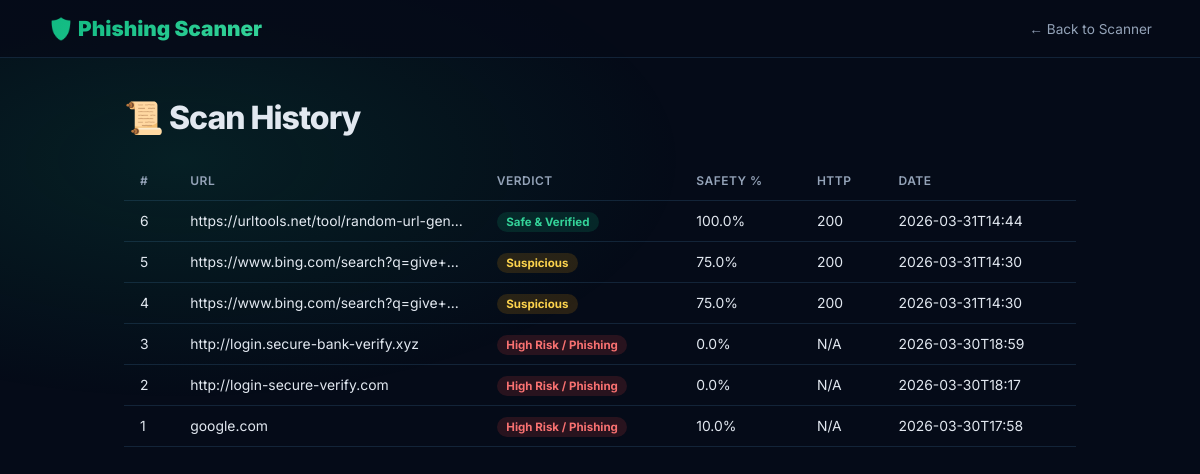
The app's page /phishing/history, older data.
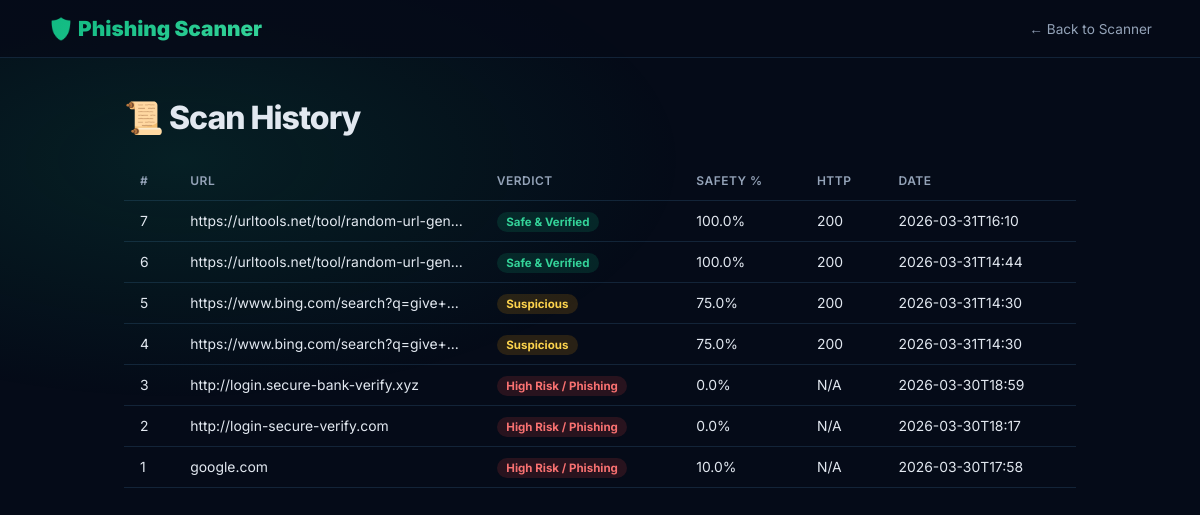
The same page, newer data.
### tables this page shows
CREATE TABLE logs (
                id INTEGER PRIMARY KEY AUTOINCREMENT,
                url TEXT, verdict TEXT, score REAL, safe_percent REAL,
                http_status INTEGER, domain_exists INTEGER, online INTEGER,
                tls_valid INTEGER, title TEXT, created_at TEXT
            );

### blueprints/phishing_bp.py (the view)
@phishing_bp.route("/history")
def history():
    db = _get_db()
    rows = db.execute("SELECT * FROM logs ORDER BY id DESC LIMIT 200").fetchall()
    return render_template("phishing_history.html", rows=rows)

### blueprints/insta_bp.py (called while the page is built)
@insta_bp.teardown_app_request
def _close_db(exc):
    db = getattr(g, "_insta_db", None)
    if db:
        db.close()

### blueprints/phishing_bp.py (called while the page is built)
def _get_db():
    db = getattr(g, "_phish_db", None)
    if db is None:
        db = g._phish_db = sqlite3.connect(DB_PATH)
        db.execute("""
            CREATE TABLE IF NOT EXISTS logs (
                id INTEGER PRIMARY KEY AUTOINCREMENT,
                url TEXT, verdict TEXT, score REAL, safe_percent REAL,
                http_status INTEGER, domain_exists INTEGER, online INTEGER,
                tls_valid INTEGER, title TEXT, created_at TEXT
            )
        """)
        db.commit()
    return db

@phishing_bp.teardown_app_request
def _close_db(exc):
    db = getattr(g, "_phish_db", None)
    if db:
        db.close()

### templates/phishing_history.html (shortened to what this page needs)
<!DOCTYPE html>
<html lang="en">
<head>
</head>
<body>
<header>
  <div class="logo">🛡️ Phishing Scanner</div>
  <a class="back" href="/phishing">← Back to Scanner</a>
</header>
<div class="container">
  <h1>📜 Scan History</h1>
  {% if rows %}
  <table>
    <thead><tr><th>#</th><th>URL</th><th>Verdict</th><th>Safety %</th><th>HTTP</th><th>Date</th></tr></thead>
    <tbody>
    {% for row in rows %}
    {% set cls = 'safe' if row[4] >= 85 else ('warn' if row[4] >= 60 else 'risky') %}
    <tr>
      <td>{{ row[0] }}</td>
      <td title="{{ row[1] }}">{{ row[1] }}</td>
      <td><span class="badge {{ cls }}">{{ row[2] }}</span></td>
      <td>{{ row[4] }}%</td>
      <td>{{ row[5] or 'N/A' }}</td>
      <td>{{ row[10][:16] if row[10] else '' }}</td>
    </tr>
    {% endfor %}
    </tbody>
  </table>
  {% else %}
  <p style="color:var(--muted);margin-top:2rem;">No scans yet.</p>
  {% endif %}
</div>
</body>
</html>

Row changes from the older to the newer data that the page shows:
added logs: id "7", url "https://urltools.net/tool/random-url-gen…", verdict "Safe & Verified", safe_percent "100.0", http_status "200", created_at "2026-03-31T16:10"
